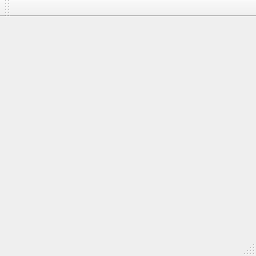
<?xml version="1.0" encoding="UTF-8"?>
<ui version="4.0">
 <class>MainWindow</class>
 <widget class="QMainWindow" name="MainWindow">
  <property name="geometry">
   <rect>
    <x>0</x>
    <y>0</y>
    <width>256</width>
    <height>256</height>
   </rect>
  </property>
  <property name="sizePolicy">
   <sizepolicy hsizetype="Fixed" vsizetype="Fixed">
    <horstretch>0</horstretch>
    <verstretch>0</verstretch>
   </sizepolicy>
  </property>
  <property name="maximumSize">
   <size>
    <width>256</width>
    <height>256</height>
   </size>
  </property>
  <property name="baseSize">
   <size>
    <width>256</width>
    <height>256</height>
   </size>
  </property>
  <property name="windowTitle">
   <string>ENLIVEN</string>
  </property>
  <widget class="QWidget" name="centralWidget">
   <widget class="QLabel" name="upperImageLabel">
    <property name="geometry">
     <rect>
      <x>10</x>
      <y>10</y>
      <width>231</width>
      <height>51</height>
     </rect>
    </property>
    <property name="text">
     <string/>
    </property>
   </widget>
   <widget class="QLabel" name="lowerImageLabel">
    <property name="geometry">
     <rect>
      <x>40</x>
      <y>70</y>
      <width>161</width>
      <height>141</height>
     </rect>
    </property>
    <property name="text">
     <string/>
    </property>
   </widget>
  </widget>
  <widget class="QMenuBar" name="menuBar">
   <property name="geometry">
    <rect>
     <x>0</x>
     <y>0</y>
     <width>256</width>
     <height>21</height>
    </rect>
   </property>
  </widget>
  <widget class="QToolBar" name="mainToolBar">
   <attribute name="toolBarArea">
    <enum>TopToolBarArea</enum>
   </attribute>
   <attribute name="toolBarBreak">
    <bool>false</bool>
   </attribute>
  </widget>
  <widget class="QStatusBar" name="statusBar"/>
 </widget>
 <layoutdefault spacing="6" margin="11"/>
 <resources/>
 <connections/>
</ui>
